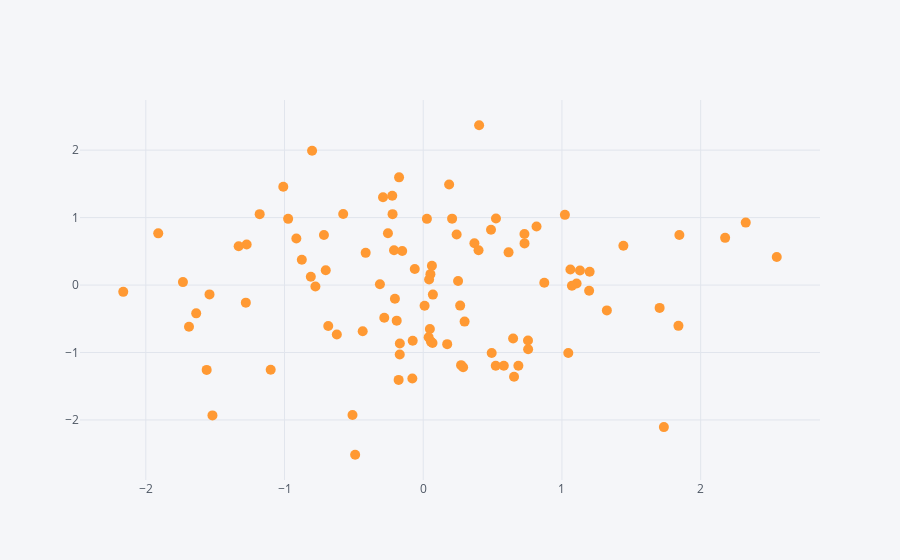

This figure's notebook cell:
### Markdown cell above
## Scatter

### Code cell
df.iplot(kind='scatter',x='A',y='B',mode='markers',size=10)
